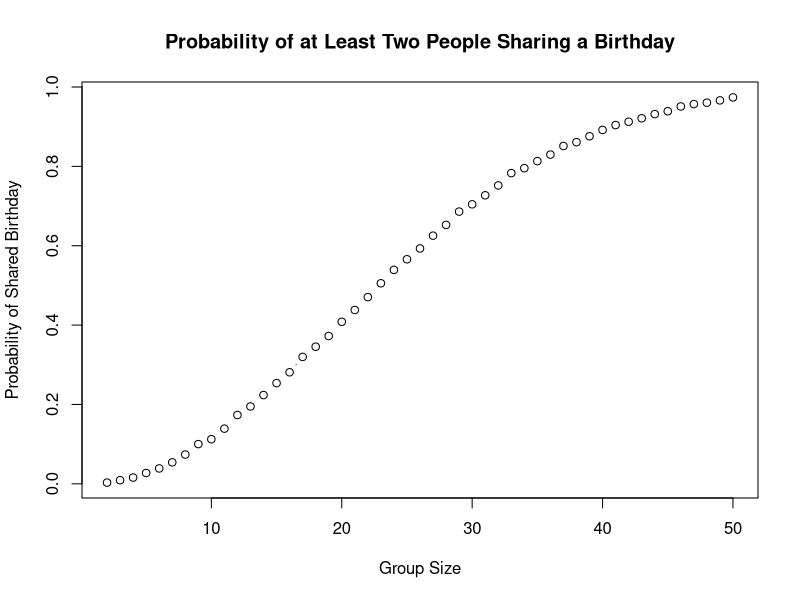

Here is the R script that generated this plot: (Note: a time limit stopped this script after it produced the figure.)
## ---- chunk 1
# Function to check if there are duplicate birthdays in a group
duplicated_birthday = function(n) {
  birthdays = sample(1:365, n, replace = TRUE) 
  return(any(duplicated(birthdays))) 
}

# Run the function 10000 times
sim_function = function() {
  group_sizes = 2:50
  simulation = 10000
  probabilities = numeric(length(group_sizes))
  
  # Run the simulation 10000 times and compute the probability
  for (i in seq_along(group_sizes)) {
    group_size = group_sizes[i]
    results = replicate(simulation, duplicated_birthday(group_size))
    probabilities[i] = mean(results)
  }
  
  # Create a plot
  plot(group_sizes, probabilities, type = "b", 
       xlab = "Group Size", ylab = "Probability of Shared Birthday",
       main = "Probability of at Least Two People Sharing a Birthday")
  
  return(probabilities)
}

# Run the simulation
sim_function()

## ---- chunk 2
library(dplyr)

# Simulation function
simulate_df = function(mu_values, n = 30, sigma = 5) {
  results = vector("list", length(mu_values))
  
  for (i in seq_along(mu_values)) {  # Use seq_along for proper indexing
    mu = mu_values[i]  # Access the current mu value
    
    # Simulate datasets and perform t-tests
    simulation_results = replicate(5000, {
      x = rnorm(n, mean = mu, sd = sigma) 
      t_test = broom::tidy(t.test(x, mu = 0)) 
      c(mu = mu, estimate = t_test[["estimate"]], p_value = t_test[["p.value"]])
    }, simplify = FALSE)
    
    # Combine simulation results into a data frame for this mu=i
    results[[i]] = bind_rows(simulation_results)
  }
  
  # Combine all results into one data frame
  results_df = bind_rows(results)
}

# Repeat for μ = {0, 1, 2, 3, 4, 5, 6}
mu_values = seq(0, 6, by = 1)
results = simulate_df(mu_values) |>
  rename(estimate = `estimate.mean of x`)
## ---- chunk 3
library(ggplot2)

# Data cleaning for the plot
test_results = results |>
  group_by(mu) |>
  summarise(
    rejections = sum(p_value < 0.05),
    power = rejections / 5000,
    avg_estimate_all = mean(estimate),
    avg_estimate_rejected = mean(estimate[p_value < 0.05])
  )
## ---- chunk 4
# Make a plot showing the proportion of times the null was rejected
ggplot(test_results, aes(x = mu, y = power)) +
  geom_point() +  
  geom_line() +  
  labs(
    title = "Power of the Test vs. Effect Size",
    x = "True Value of mu (Effect Size)",
    y = "Proportion of Null Rejections (Power)"
  )
## ---- chunk 5
# Make a plot showing the average estimate
ggplot(test_results, aes(x = mu, y = avg_estimate_all)) +
  geom_point() +  
  geom_line() +  
  geom_text(aes(
      label = paste0("(", round(mu, 1), ", ", round(avg_estimate_all, 4), ")")), 
      vjust = -1) +
  labs(
    title = "True mu vs. Estimate mu",
    x = "True Value of mu",
    y = "Mean Estimate Value of mu"
  )
## ---- chunk 6
# Make a plot showing the average estimate only in samples for which the null was rejected
ggplot(test_results, aes(x = mu, y = avg_estimate_rejected)) +
  geom_point() + 
  geom_line() +  
  geom_text(aes(
      label = paste0("(", round(mu, 1), ", ", round(avg_estimate_rejected, 4), ")")), 
      vjust = -1) +
  labs(
    title = "True mu vs. Estimate rejected mu",
    x = "True Value of mu",
    y = "Mean Estimate Value of rejected mu"
  )
